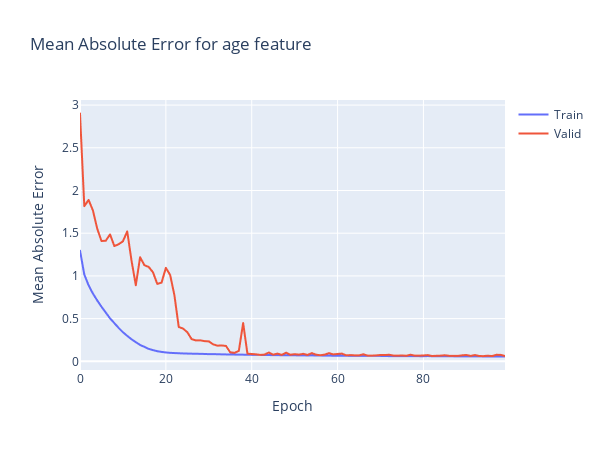

Here is the notebook cell this chart was saved with:
### Markdown cell above
### Age Mean Absolute Error

### Code cell
plt.clf()

fig = go.Figure()
fig.add_trace(go.Scattergl(
                    y=history.history['age_output_mae'],
                    name='Train'))

fig.add_trace(go.Scattergl(
                    y=history.history['val_age_output_mae'],
                    name='Valid'))


fig.update_layout(height=450, 
                  width=600,
                  title='Mean Absolute Error for age feature',
                  xaxis_title='Epoch',
                  yaxis_title='Mean Absolute Error')

fig.write_html('mae_age.html', include_plotlyjs='cdn')

fig.show()
